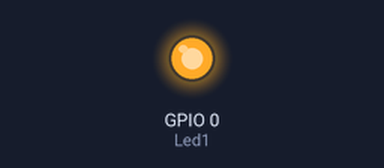
Bench run of a sketch on a simulated ESP32. Shown: output pins drawn as LEDs (lit = HIGH).

Above: at 0.5 s.
At 5.0 s:
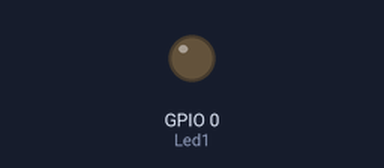
Timing chart, 0 to 6.9 s (numbered marks = the images above):
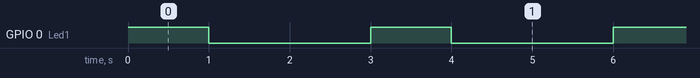

The sketch:

RTOS_Toggle_LED_Task.ino
```cpp
#include <Arduino.h>

#define Led1 0

void setup() {
  Serial.begin(115200);
  // Create Task 1
  xTaskCreate(
    Led1Task,           // Task function
    "Led1 Task",             // Task name
    10000,               // Stack size
    NULL,                // Task parameters
    1,                   // Priority
    NULL              // Task handle
);
}

void loop() {
  // The loop function does nothing as FreeRTOS manages tasks

}
void Led1Task(void *pvParameters){
  pinMode(Led1, OUTPUT);

  while(1){
    digitalWrite(Led1, HIGH);
    vTaskDelay(1000 / portTICK_PERIOD_MS);
    digitalWrite(Led1, LOW);
    vTaskDelay(2000 / portTICK_PERIOD_MS);
  }
}
```

Measured:
- by itself, GPIO 0 (Led1): alternates HIGH for 1.0 s and LOW for 2.0 s
